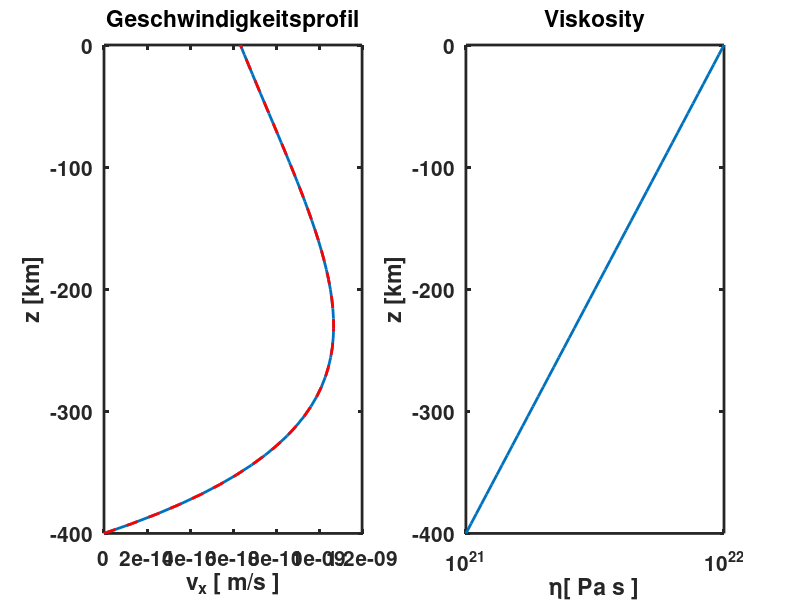

Reproduce this figure in MATLAB.
clear
clc

%% Model Geometry ======================================================= %
H       =   -400e3;             % [ m ]
vx0     =   2;                  % [ cm/a ]
vx0     =   vx0/100/31536000;   % [ m/s ]
dPdx    =   -1e2;               % [ Pa/m ]; z.B. -7e1 (Warum negativ?)

%% Numerische Parameter ================================================= %
nz      =   51;
dz      =   H/(nz-1);

% Koordinaten
z       =   H:-dz:0;
% Index der internen Gitterpunkte
indi    =   2:nz-1;

%% Definition der Vikosität ============================================= %
eta0        =   22;                 % Power der Viskosität oben
eta1        =   21;                 % Power der Viskosität unten
m           =   10^eta1/10^eta0;    % Viskositätsverhältnis
% eta         =   10^eta0.*m.^(z'./H);   % Viskositätsprofil
eta         =   10.^eta0*exp(log(m).*z'./H);

%% Analytische Loesung ================================================== %
vx_ana      =   -dPdx*H/10^eta0/log(m)/(m-1).*...
    (z.*(m.^((-z+H)./H) - m.^(-z./H)) + H.*(m.^(-z./H) - 1)) + ...
    vx0/(m-1).*(m.^((-z+H)./H) - 1);

%% Erstellung der Koeffizientenmatrix A
diag        =   zeros(nz,3);

% Bestimmung der Diagonalen
diag(indi-1,1)  =   (eta(indi)+eta(indi-1))/2/dz^2;
diag(indi,2)    =   -(eta(indi-1)+2*eta(indi)+eta(indi+1))/2/dz^2;
diag(indi+1,3)  =   (eta(indi)+eta(indi+1))/2/dz^2;

% Randbedingungen - no slip, d.h. konstante Geschwindigkeit
diag(1,2)       =   1;
diag(nz,2)      =   1;

A               =   spdiags(diag,[-1 0 1],nz,nz);

%% Definition der rechten Seite des Gleichungssystems
rhs             =   zeros(nz,1);

rhs(indi)       =   dPdx;
rhs(1)          =   0;          % unten
rhs(nz)         =   vx0;        % oben

vx              =   A\rhs;

%% Darstellung der Daten
figure(1)
clf
subplot(1,2,1)
plot(vx,z./1e3,'LineWidth',2)
hold on
plot(vx_ana,z./1e3,'r--','LineWidth',2)
xlabel('v_x [ m/s ]'); ylabel('z [km]'); title('Geschwindigkeitsprofil')
set(gca,'FontWeight','Bold','FontSize',15,'LineWidth',2);
subplot(1,2,2)
plot(eta,z./1e3,'LineWidth',2)
xlabel('\eta[ Pa s ]'); ylabel('z [km]'); title('Viskosity')
set(gca,'xscale','log','FontWeight','Bold','FontSize',15,'LineWidth',2);


%% ===================================================================== %%
% ============================== ENDE =================================== %
% ======================================================================= %












